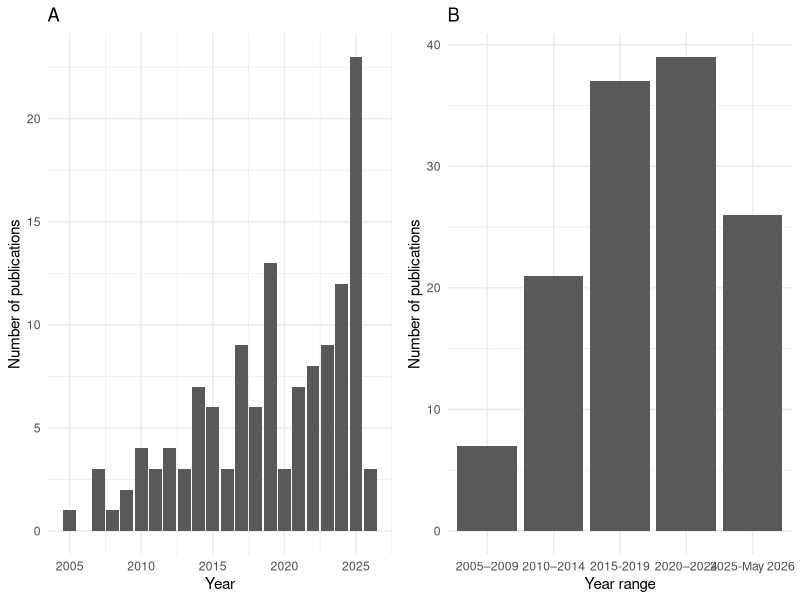

Generate this figure with R:

# Plotting number of publications over time
library(tidyverse)
library(ggpubr)

raw_data <- read.csv("ARRE_Data.csv")

# Count observations per year
year_counts <- raw_data %>%
  count(Year)

# Plot
pubs_by_year <- ggplot(year_counts, aes(x = Year, y = n)) +
  geom_col() +
  labs(x = "Year", y = "Number of publications") +
  theme_minimal() +
  ggtitle("A")

#ggsave("pubs_by_year.pdf", pubs_by_year, width = 4, height = 4)


# Binned version

df2 <- raw_data %>%
  mutate(year_bin = cut(Year,
                        breaks = c(2005, 2009, 2014, 2019, 2024, 2026),
                        labels = c("2005–2009", "2010–2014", "2015-2019", "2020–2024", 
                                   "2025-May 2026"),
                        include.lowest = TRUE))

bin_counts <- df2 %>%
  count(year_bin)

binned_figure <-ggplot(bin_counts, aes(x = year_bin, y = n)) +
  geom_col() +
  labs(x = "Year range", y = "Number of publications") +
  theme_minimal() +
  ggtitle("B")



# #normalize by year
# bin_counts <- bin_counts %>%
#   mutate(years_in_bin = c(5, 5, 5, 5),
#          pubs_per_year = n / years_in_bin)
# 
# 
# p2<-ggplot(bin_counts, aes(x = year_bin, y = pubs_per_year)) +
#   geom_col() +
#   labs(x = "Year range", y = "Avg publications per year") +
#   theme_minimal()
#binned_figure <- ggarrange(p1,p2, nrow=1, ncol=2)


#ggsave("pubs_by_year_bin.pdf", binned_figure, width = 4, height = 4)

number_pubs<-ggarrange(pubs_by_year, binned_figure, nrow=1, ncol=2)

ggsave("number_pubs.pdf", number_pubs, width = 10, height = 4)
